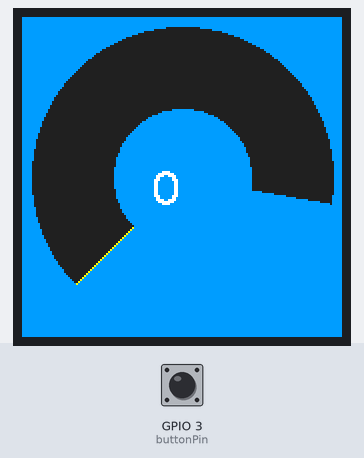
A program run on a simulated ESP32-C3. On the bench: 160×160 colour display. The test bench sets the inputs (shaded band); at power-on: GPIO 3 (buttonPin) HIGH.

Above: at 15.3 s.
15.4 s: GPIO 3 (buttonPin) pulled LOW for 0.15 s
At 15.72 s:
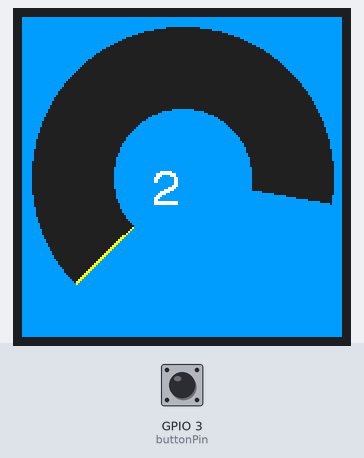
17.1 s: GPIO 3 (buttonPin) pulled LOW for 1 s
At 19.51 s:
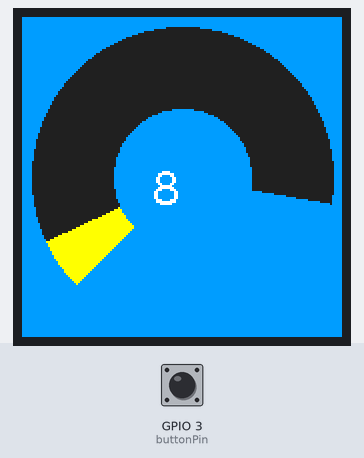
19.6 s: GPIO 3 (buttonPin) pulled LOW for 0.15 s
At 19.81 s:
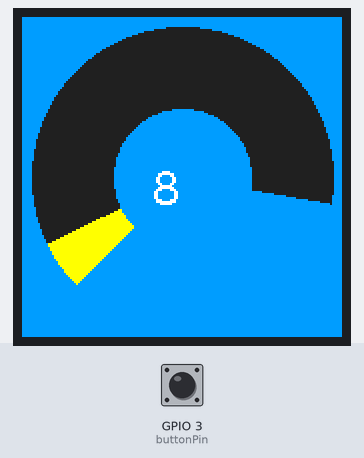
21.2 s: GPIO 3 (buttonPin) pulled LOW for 1 s
At 21.49 s:
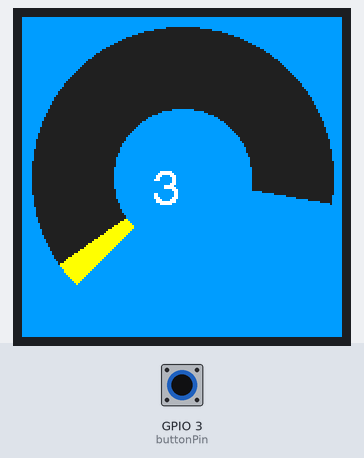
23.7 s: GPIO 3 (buttonPin) driven LOW
At 23.93 s:
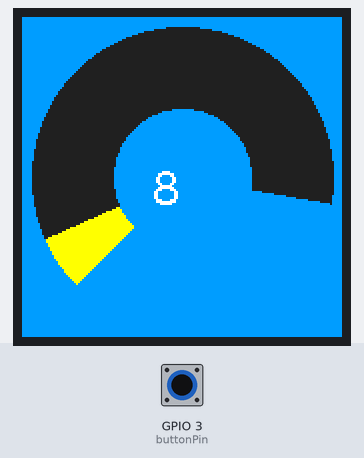
26.7 s: GPIO 3 (buttonPin) driven HIGH
At 28.27 s:
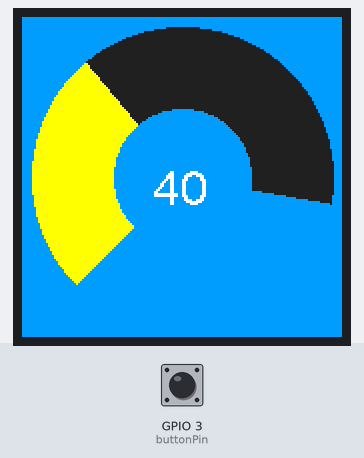

Measured:
- after the input at 15.4 s, the display: first changes after 0.10 s (image 1 shows a later state)
- after the input at 17.1 s, the display: first changes after 0.09 s (image 2 shows a later state)

The program:

main.cpp
```cpp
#include <SPI.h>
#include <TFT_eSPI.h>
#include <esp_now.h>
#include <WiFi.h>
#include "display_gauge.h"

TFT_eSPI tft = TFT_eSPI();
TFT_eSprite canvas = TFT_eSprite(&tft);

float smoothNumber = 0;
float targetNumber = 0;
bool isOverheating = false;
bool isTesting = false;
String gaugeStatus = "";

uint8_t broadcastAddress[] = { 0x48, 0x3F, 0xDA, 0x5F, 0x4F, 0x77 };
const int buttonPin = 3;

typedef struct struct_message {
  bool Light_On;
} struct_message;

struct_message EspMessage;
esp_now_peer_info_t peerInfo;

unsigned long lastUpdate = 0;
const int updateSpeed = 30;  // Скорость обновления экрана и логики (33 FPS)
const int coolDownSpeed = 3;
int coolDownCounter = 0;
static bool lastButtonState = HIGH;

void setup() {
  Serial.begin(115200);
  tft.init();
  tft.setRotation(0);

  // Создаем спрайт для плавной отрисовки
  canvas.createSprite(160, 160);

  pinMode(buttonPin, INPUT_PULLUP);
  WiFi.mode(WIFI_STA);

  if (esp_now_init() != ESP_OK) return;

  memcpy(peerInfo.peer_addr, broadcastAddress, 6);
  peerInfo.channel = 1;
  peerInfo.encrypt = false;
  if (esp_now_add_peer(&peerInfo) != ESP_OK) return;

  tft.fillScreen(0x04FF);
  tft.setTextColor(TFT_WHITE, 0x04FF);

  //Тестовый прогон
  isTesting = true;
  // 1. Имитация нагрева до максимума
  targetNumber = 100;
  gaugeStatus = "SYSTEM CHECK";
  while (smoothNumber < 99.0) {
    drawGaugeUpdate();  // Используем функцию из display_gauge.h
    delay(30);                // Совпадаем с updateSpeed [cite: 12]
  }

  // 2. Демонстрация пульсации перегрева (пауза 2 секунды)
  // В этот момент targetNumber уже 100, и флаг isOverheating станет true внутри drawGaugeUpdate
  gaugeStatus = "OVERHEATED";
  unsigned long testTimer = millis();
  while (millis() - testTimer < 2000) {
    drawGaugeUpdate();
    delay(30);
  }

  // 3. Имитация автоматического остывания
  targetNumber = 0;
  gaugeStatus = "COOLING DOWN";
  while (isOverheating) {  // Ждем, пока флаг перегрева не сбросится в display_gauge.h
    drawGaugeUpdate();
    delay(30);
  }
  isTesting = false;
  gaugeStatus = "";
  tft.fillScreen(0x04FF);
}

void loop() {
  unsigned long currentMillis = millis();
  bool currentButtonState = digitalRead(buttonPin);

  // --- 1. ОБНОВЛЕНИЕ ЛОГИКИ И ЭКРАНА (ПО ТАЙМЕРУ) ---
  if (currentMillis - lastUpdate >= updateSpeed) {
    lastUpdate = currentMillis;

    // Проверка на достижение критической температуры
    if (targetNumber >= 100 && !isOverheating) {
      isOverheating = true;
      // ПРИНУДИТЕЛЬНО ВЫКЛЮЧАЕМ ФОНАРЬ ПРИ ПЕРЕГРЕВЕ
      EspMessage.Light_On = false;
      for (int i = 0; i < 3; i++) {
        esp_now_send(broadcastAddress, (uint8_t *)&EspMessage, sizeof(EspMessage));
        delay(5);
      }
      Serial.println("CRITICAL: Overheat protection active!");
    }

    // Расчёт изменения targetNumber
    if (!isOverheating) {
      if (currentButtonState == LOW) {
        if (targetNumber < 100) targetNumber += 1.0;
      } else {
        if (targetNumber > 0) {
          coolDownCounter++;
          if (coolDownCounter >= coolDownSpeed) {
            targetNumber--;
            coolDownCounter = 0;
          }
        }
      }
    } else {
      // Режим остывания при перегреве
      if (targetNumber > 0) {
        coolDownCounter++;
        if (coolDownCounter >= 2) {
          targetNumber--;
          coolDownCounter = 0;
        }
      }
      // Флаг isOverheating сбросится сам внутри drawGaugeUpdate, когда smoothNumber < 1.0
    }

    // Отрисовка кадра (вызывается строго по таймеру)
    drawGaugeUpdate();
  }

  // --- 2. ОТПРАВКА КОМАНДЫ ПРИ НАЖАТИИ (СОБЫТИЙНАЯ) ---
  if (currentButtonState != lastButtonState) {
    delay(20);  // Антидребезг

    // Посылаем сигнал только если нет блокировки перегрева
    if (!isOverheating) {
      EspMessage.Light_On = (currentButtonState == LOW);
      for (int i = 0; i < 3; i++) {
        esp_now_send(broadcastAddress, (uint8_t *)&EspMessage, sizeof(EspMessage));
        delay(5);
      }
    } else {
      // Если перегрев активен, на любое нажатие шлём "выключено"
      EspMessage.Light_On = false;
      for (int i = 0; i < 2; i++) {
        esp_now_send(broadcastAddress, (uint8_t *)&EspMessage, sizeof(EspMessage));
        delay(5);
      }
    }
    lastButtonState = currentButtonState;
  }
}
```

display_gauge.h
```cpp
#ifndef DISPLAY_GAUGE_H
#define DISPLAY_GAUGE_H

#include <TFT_eSPI.h>

// Внешние объекты, чтобы файл видел tft и спрайт из основного кода
extern TFT_eSPI tft;
extern TFT_eSprite canvas;

// Параметры шкалы
extern float smoothNumber;
extern float targetNumber;
extern bool isOverheating;
extern String gaugeStatus;
extern bool isTesting;

const float easing = 0.08;
const int myStart = 45;
const int mySpan = 235;

void drawGaugeUpdate() {
  // 1. Математика плавности
  float diff = targetNumber - smoothNumber;
  smoothNumber += diff * easing;

  // 2. Логика режима перегрева
  if (smoothNumber >= 99.0) isOverheating = true;
  if (isOverheating && smoothNumber <= 1.0) isOverheating = false;

  // 3. Выбор цвета (с градиентом)
  uint16_t color;
  if (isOverheating) {
    float pulse = (sin(millis() / 150.0) * 80.0) + 175.0;
    color = tft.color565((int)pulse, 0, 0);
  } else if (smoothNumber < 50.0) {
    color = TFT_YELLOW;
  } else {
    float ratio = (smoothNumber - 50.0) / 50.0;
    int g = 255 * (1.0 - ratio);
    color = tft.color565(255, g, 0);
  }

  // 4. Отрисовка в спрайте
  canvas.fillSprite(0x04FF);

  int currentEnd = myStart + (int)(smoothNumber * (mySpan / 100.0));

  // Подложка
  canvas.drawArc(80, 80, 75, 35, myStart, myStart + mySpan, 0x2104, 0x04FF);
  // Активная часть
  canvas.drawArc(80, 80, 75, 35, myStart, currentEnd, color, 0x04FF);

  // Текст
  canvas.setTextColor(TFT_WHITE, 0x04FF);
  canvas.drawNumber((int)targetNumber, 65, 75, 4);
  if (isTesting) {
    canvas.setTextColor(TFT_WHITE, 0x04FF);
        canvas.drawString(gaugeStatus, 0, 75, 4);
  }

  canvas.pushSprite(0, 0);
}

#endif
```
